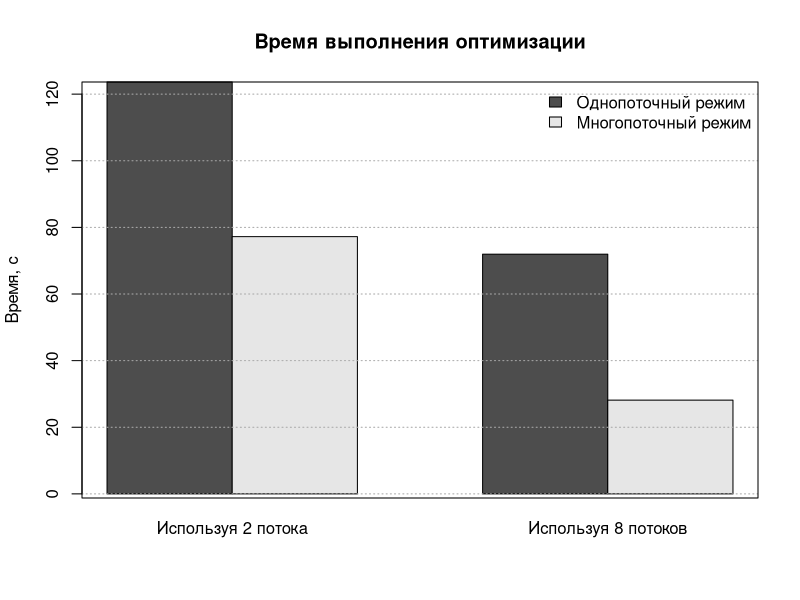

Generate this figure with R:
time_2_threads <- c( 123.642, 71.9629 )
time_8_threads <- c( 77.22, 28.1456 )

M <- matrix(
  c( time_2_threads, time_8_threads ),
  nrow = 2,
  ncol = length( time_8_threads ),
  byrow = TRUE
)

png( filename = "~/Documents/Diploma/Theory/Paper/Figures/EmTime.png",
  height = 600,
  width = 800,
  bg = "white"
)

x_labels <- c( "Используя 2 потока", "Используя 8 потоков" )
barplot( M,
  main = "Время выполнения оптимизации",
  xlab = "",
  ylab = "Время, с",
  names.arg = x_labels,
  beside = TRUE
)

grid( NA, ny = NULL, col = "darkgray" )

legend_labels <- c( "Однопоточный режим", "Многопоточный режим" )

legend(
  "topright",
  legend_labels,
  bty = "n",
  fill = grey.colors( nrow( M ) )
)

box()

dev.off()
